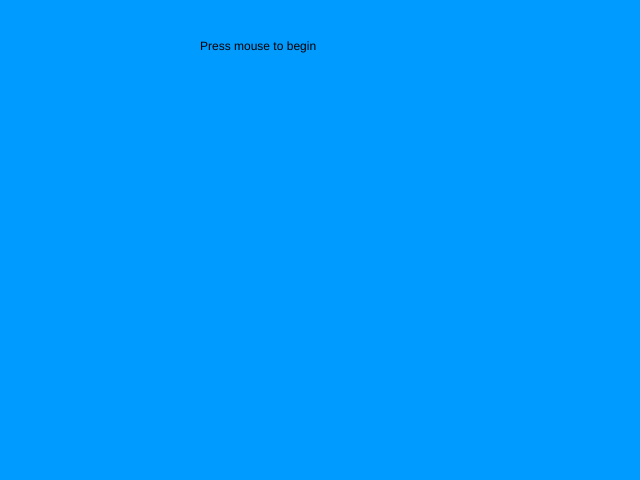
Frame 1 (no input)
Frame 60 (no input): identical to frame 1, image omitted
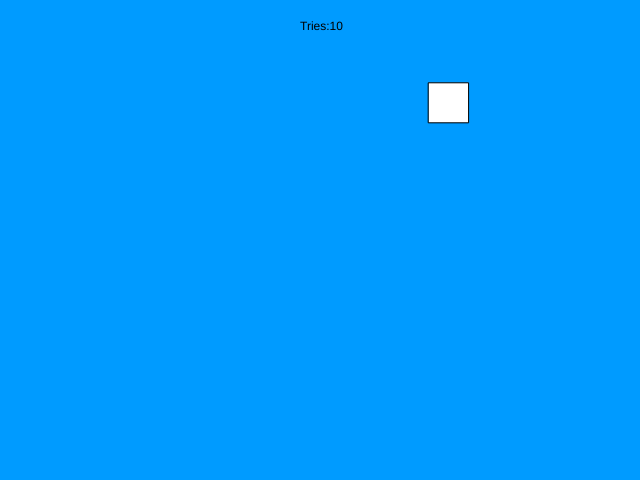
Frame 120 (the mouse pressed at the canvas centre since frame 60)

The p5.js sketch that drew these frames (run headless with seeded random() and noise() and a simulated clock; from frame 60 on, the mouse is pressed at the canvas centre):

// p5.js sketch
// ── sketch.js
/////////////// Simulation variables //////////////
var misses = 0;
var start = false;
var tries = 10;

// Position of the rectangle 
var randomX;
var randomY;
var rectSize = 40;

var startMouseX;
var startMouseY;

var startTime;

// Array to store times
var times = [];
// Array to store distances.
var distances = [];
// Show data
var showData = false;

/////////////// Simulation variables //////////////


/////////////////// Setup Code ////////////////////
function setup() {
    createCanvas(640,480);

}
/////////////////// Setup Code ////////////////////



// A function to generate random start positions for our rectangle
function randomRect(){
    // Generate a random coordinate to draw the rectangle.
    randomX = random(600);
    randomY = random(400);
    // Record the position of our mouse when a new rectangle is drawn.
    // We will then calculate the distance from this initial coordinate
    // after the user successfully clicks on the rectangle.
    startMouseX = mouseX;
    startMouseY = mouseY;
    // Whenever a new rectangle is drawn, start a new timer.
    startTime = millis();
}

// Check the state of our simulation
// Do we have more tries left?
function checkSimulationStatus(){
    // If we have not yet started the simulation
    // inform the user.
    if(start==false && tries >0){
        text("Press mouse to begin",200,50);
    }

    // After the first mouse click, the simulation starts
    if(mouseIsPressed && start==false){
        start=true;
        // Because the simulation is running, generate
        // a random coordinate for our rectangle and display it.
        randomRect();
    }

    // If are running our simulation and have run out of tries
    // then we have finished our Fitts law simulation.
    if(tries <=0){
        outputData();
        // Turn the flag to false to turn off our simultation.
        start = false;
    }
}


// Function to dump data out one time.
function outputData(){
    if(showData==false){
        text("Fitts simulation over",200,50);

        myP = createP("Distance,times");
        for (var i = 0; i < 10; i++) {
            text(distances[i],100,20*i);
            text(times[i],200,20*i);
            myP = createP(distances[i]+","+times[i]);
        }
    }
    // Force not to show data anymore
    showData= true;
}

// check if we have selected within the bounds of our rectangle.
function clickOnRectangleCheck(){
    if(start==true && tries>0){
        text("Tries:"+tries,300,30);
        // Draw a rectangle at a random position
        rect(randomX,randomY,rectSize,rectSize);
        // Determine if we selected the rectangle or not
        if(mouseIsPressed){
            if( mouseX > randomX && mouseX < randomX+rectSize &&
                mouseY > randomY && mouseY < randomY+rectSize) {
                // Record the time it took us to click on the rectangle.
                var t = parseInt(millis()-startTime);
                // Record the distance from our original coordinates.
                var d = parseInt(dist(startMouseX,mouseX,startMouseY,mouseY));
                // Store time and distance in an array of data.
                times.push(t);
                distances.push(d);
                // Decrement how many more attempts we have in our simulation
                tries = tries - 1;
                // Generate a random coordinate for our new rectangle.
                randomRect();
            }
            else{
                // If we miss our target, increment the misses.
                // This will help us quantify an index of difficulty.
                misses = 1;
            }
        }
    }
}

/////////////////// Drawing Code ////////////////////
// This is the code that gets run over and over
// again and again. It loops forever, rendering each
// frame one after the other.
function draw() {
    // Draw a default blue background color
    background(0,155,255);

    //
    checkSimulationStatus();
    clickOnRectangleCheck();
}
/////////////////// Drawing Code ////////////////////
// ── ps5index.html



<html>
  <head>
    <title>P5 Demo | Sesha Sai Srivatsav</title>
    <link href="https://maxcdn.bootstrapcdn.com/bootstrap/3.3.7/css/bootstrap.min.css" rel="stylesheet" integrity="sha384-BVYiiSIFeK1dGmJRAkycuHAHRg32OmUcww7on3RYdg4Va+PmSTsz/K68vbdEjh4u" crossorigin="anonymous">
    <link href="styles.css" rel="stylesheet">
  </head>


  <body class="bg">


  <div class="container">
    <h1 class="customfont">Welcome to P5 demos</h1>
    <p class="customfont"><b>Below are the list of programs developed</b></p>
    <ol>
      <li>Fitt's law Demo <a class="customfont" href="html/RandomSizedTarget.html">Demo</a> </li>
    </ol>
  </div>

   

  </body>
</html>
// ── styles.css
body, html {
    height: 100%;
}
.bg {
    /* The image used */
    background-image: url("http://www.gmarwaha.com/blog/wp-content/themes/bliss/assets/img/bg.jpg");

    /* Full height */
    height: 100%;

    /* Center and scale the image nicely */
    background-position: center;
    background-repeat: no-repeat;
    background-size: cover;

}


@font-face {
    font-family: "My Custom Font";
    src: url(http://www.example.org/mycustomfont.ttf) format("truetype");
}
p.customfont {
    font-family: "My Custom Font", Monaco, monospace;
}
h1.customfont{
    font-family: "My Custom Font", Monaco, monospace;
}
a.customfont{
    font-family: "My Custom Font", Monaco, monospace;
}
